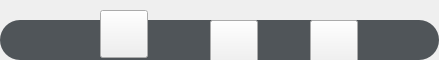
<?xml version="1.0" encoding="UTF-8"?>
<ui version="4.0">
 <class>BottomMenu</class>
 <widget class="QWidget" name="BottomMenu">
  <property name="geometry">
   <rect>
    <x>0</x>
    <y>0</y>
    <width>439</width>
    <height>60</height>
   </rect>
  </property>
  <property name="windowTitle">
   <string>BottomMenu</string>
  </property>
  <property name="styleSheet">
   <string notr="true"/>
  </property>
  <layout class="QHBoxLayout" name="horizontalLayout">
   <property name="spacing">
    <number>0</number>
   </property>
   <property name="leftMargin">
    <number>0</number>
   </property>
   <property name="topMargin">
    <number>0</number>
   </property>
   <property name="rightMargin">
    <number>0</number>
   </property>
   <property name="bottomMargin">
    <number>0</number>
   </property>
   <item>
    <widget class="QWidget" name="widget" native="true">
     <property name="minimumSize">
      <size>
       <width>0</width>
       <height>60</height>
      </size>
     </property>
     <property name="maximumSize">
      <size>
       <width>16777215</width>
       <height>60</height>
      </size>
     </property>
     <property name="styleSheet">
      <string notr="true">QWidget#widget{
margin-top:20px;
border-radius:20px;
background-color: rgb(80, 85, 89);
}</string>
     </property>
     <widget class="QPushButton" name="pushButton">
      <property name="geometry">
       <rect>
        <x>20</x>
        <y>0</y>
        <width>48</width>
        <height>48</height>
       </rect>
      </property>
      <property name="minimumSize">
       <size>
        <width>48</width>
        <height>48</height>
       </size>
      </property>
      <property name="maximumSize">
       <size>
        <width>48</width>
        <height>48</height>
       </size>
      </property>
      <property name="styleSheet">
       <string notr="true">QPushButton{
border:0px;
image: url(:/Resources/dataBase.png);
}
</string>
      </property>
      <property name="text">
       <string/>
      </property>
     </widget>
     <widget class="QPushButton" name="pushButton_2">
      <property name="geometry">
       <rect>
        <x>100</x>
        <y>10</y>
        <width>48</width>
        <height>48</height>
       </rect>
      </property>
      <property name="minimumSize">
       <size>
        <width>48</width>
        <height>48</height>
       </size>
      </property>
      <property name="maximumSize">
       <size>
        <width>48</width>
        <height>48</height>
       </size>
      </property>
      <property name="text">
       <string/>
      </property>
     </widget>
     <widget class="QPushButton" name="pushButton_3">
      <property name="geometry">
       <rect>
        <x>210</x>
        <y>20</y>
        <width>48</width>
        <height>48</height>
       </rect>
      </property>
      <property name="minimumSize">
       <size>
        <width>48</width>
        <height>48</height>
       </size>
      </property>
      <property name="maximumSize">
       <size>
        <width>48</width>
        <height>48</height>
       </size>
      </property>
      <property name="text">
       <string/>
      </property>
     </widget>
     <widget class="QPushButton" name="pushButton_4">
      <property name="geometry">
       <rect>
        <x>310</x>
        <y>20</y>
        <width>48</width>
        <height>48</height>
       </rect>
      </property>
      <property name="minimumSize">
       <size>
        <width>48</width>
        <height>48</height>
       </size>
      </property>
      <property name="maximumSize">
       <size>
        <width>48</width>
        <height>48</height>
       </size>
      </property>
      <property name="text">
       <string/>
      </property>
     </widget>
    </widget>
   </item>
  </layout>
 </widget>
 <layoutdefault spacing="6" margin="11"/>
 <resources>
  <include location="../resource.qrc"/>
 </resources>
 <connections/>
</ui>
